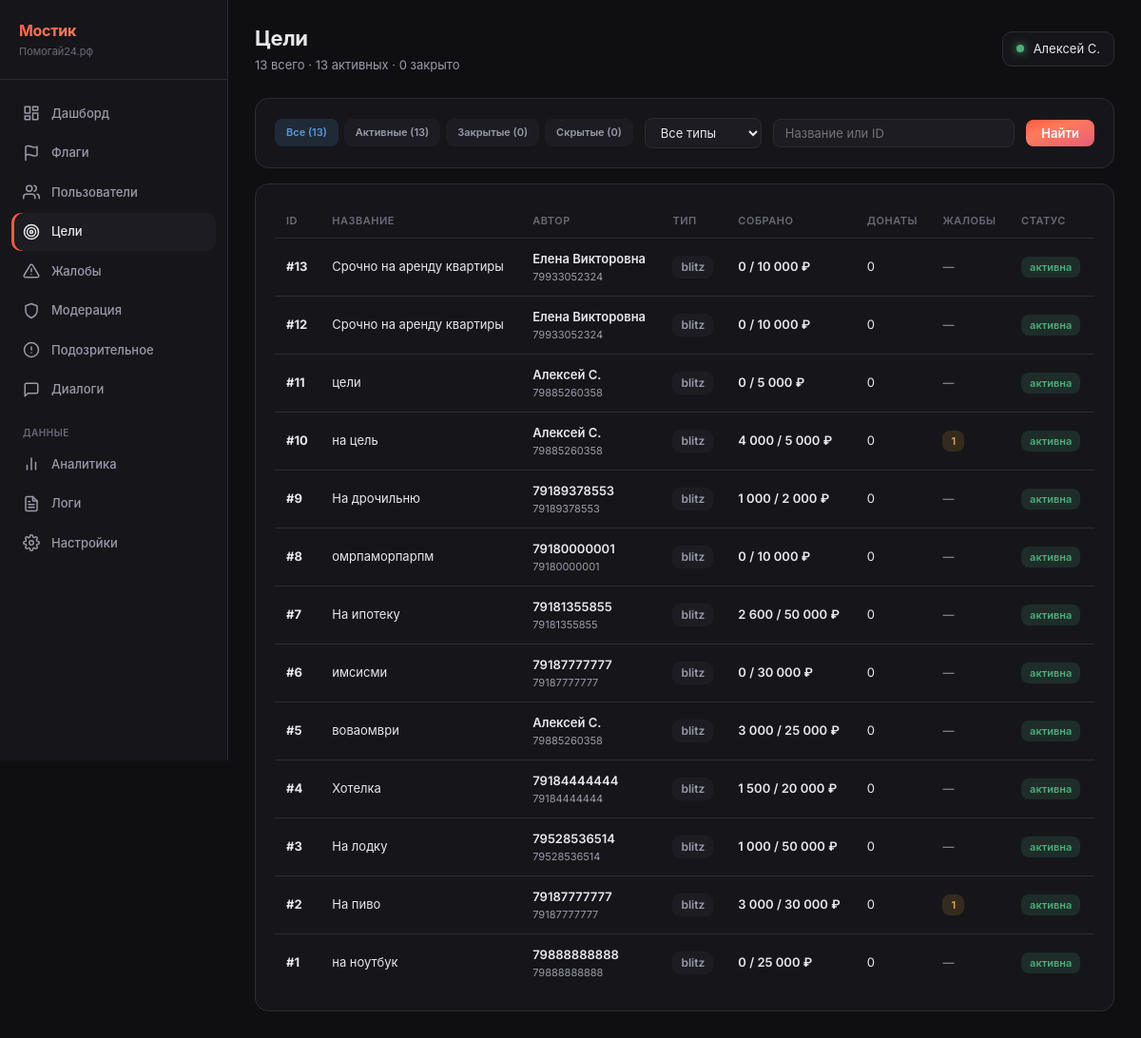
/_metrics/goals (signed in), run on an earlier commit of the app's database.
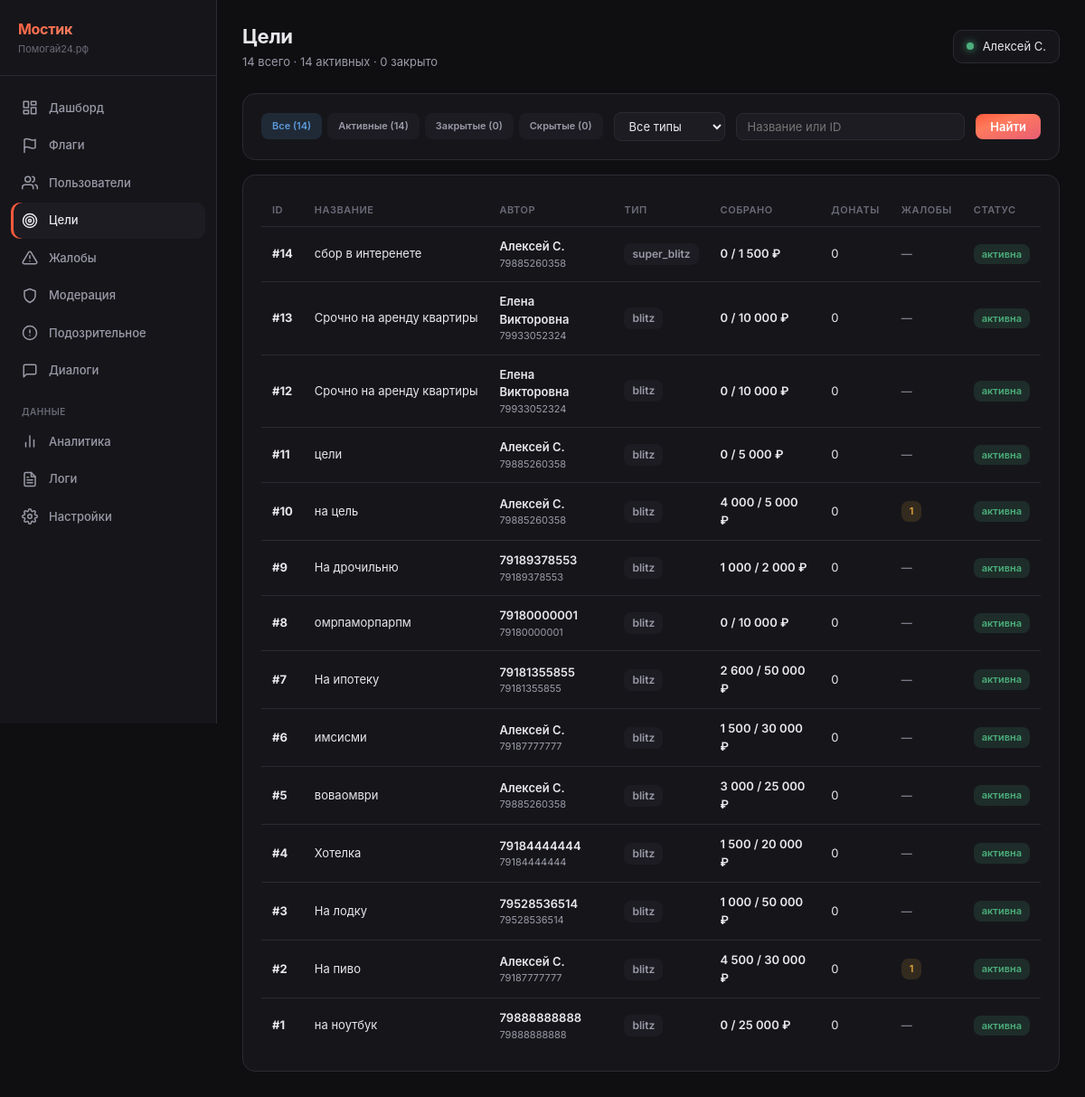
And on a later commit of the database.
### tables this page shows
CREATE TABLE "goals" (
        id INTEGER PRIMARY KEY AUTOINCREMENT,
        user_id INTEGER NOT NULL,
        type TEXT NOT NULL CHECK(type IN ('super_blitz','blitz','serious','urgent','group')),
        title TEXT NOT NULL,
        description TEXT NULL,
        photo_url TEXT NULL,
        amount_goal REAL NOT NULL,
        amount_collected REAL DEFAULT 0.00,
        ends_at TEXT NULL,
        status TEXT DEFAULT 'draft' CHECK(status IN ('draft','active','frozen','completed','failed','lightning_failed','hidden')),
        trial_ends_at TEXT NULL,
        subscription_active_until TEXT NULL,
        last_boosted_at TEXT NULL,
        is_lightning INTEGER DEFAULT 0,
        lightning_started_at TEXT NULL,
        moderation_status TEXT DEFAULT 'pending',
        completion_type TEXT DEFAULT 'organic',
        is_seed INTEGER DEFAULT 0,
        views_count INTEGER DEFAULT 0,
        views_24h INTEGER DEFAULT 0,
        donations_count INTEGER DEFAULT 0,
        donations_24h INTEGER DEFAULT 0,
        created_at TEXT DEFAULT (datetime('now')), photos TEXT,
        FOREIGN KEY (user_id) REFERENCES users(id)
    );

CREATE TABLE users (
            id INTEGER PRIMARY KEY AUTOINCREMENT,
            phone TEXT UNIQUE NOT NULL,
            password_hash TEXT NOT NULL,
            email TEXT NULL,
            name TEXT NULL,
            avatar_url TEXT NULL,
            max_id TEXT NULL,
            vk_id TEXT NULL,
            fcm_token TEXT NULL,
            onboarding_passed INTEGER DEFAULT 0,
            rating REAL DEFAULT 0.0,
            rating_level TEXT DEFAULT 'novice',
            confirmations_total INTEGER DEFAULT 0,
            confirmations_approved INTEGER DEFAULT 0,
            confirmations_ignored INTEGER DEFAULT 0,
            donation_streak INTEGER DEFAULT 0,
            goals_helped_close INTEGER DEFAULT 0,
            total_helped_amount REAL DEFAULT 0.00,
            priority_days INTEGER DEFAULT 0,
            circles_of_care INTEGER DEFAULT 0,
            interest_weights TEXT DEFAULT NULL,
            eternal_donation_config TEXT DEFAULT NULL,
            yellow_card_until TEXT NULL,
            is_banned INTEGER DEFAULT 0,
            created_at TEXT DEFAULT (datetime('now'))
        , xp INTEGER DEFAULT 0, xp_level TEXT DEFAULT 'novice', streak_days INTEGER DEFAULT 0, last_action_date TEXT, ip_registered TEXT, author_badge TEXT, trust_score INTEGER DEFAULT 50, trust_level TEXT DEFAULT 'guest', is_admin INTEGER DEFAULT 0, profile_completed INTEGER DEFAULT 0, identity_verified INTEGER DEFAULT 0, city TEXT, region_code TEXT, region_name TEXT, birth_date TEXT, onboarding_step INTEGER DEFAULT 0, identity_verified_at TEXT, identity_doc_path TEXT, identity_selfie_path TEXT);

### main.py (the view)
@app.route('/_metrics/goals')
@admin_required
def metrics_goals():
    user = get_current_user()
    db = get_db()
    search = request.args.get('search', '').strip()
    status_filter = request.args.get('status', 'all')
    type_filter = request.args.get('type', 'all')
    query = """
        SELECT g.*,
            COALESCE(u.name, u.phone) as author_name,
            u.phone as author_phone,
            (SELECT COUNT(*) FROM donations WHERE goal_id = g.id) as donations_count,
            (SELECT COUNT(*) FROM reports WHERE goal_id = g.id) as reports_count
        FROM goals g
        JOIN users u ON g.user_id = u.id
        WHERE 1=1
    """
    params = []
    if search:
        query += " AND (g.title LIKE ? OR CAST(g.id AS TEXT) = ?)"
        params.extend([f'%{search}%', search])
    if status_filter != 'all':
        query += " AND g.status = ?"
        params.append(status_filter)
    if type_filter != 'all':
        query += " AND g.type = ?"
        params.append(type_filter)
    query += " ORDER BY g.id DESC LIMIT 200"
    goals = db.execute(query, params).fetchall()
    counts_all = db.execute("SELECT COUNT(*) FROM goals").fetchone()[0]
    counts_active = db.execute("SELECT COUNT(*) FROM goals WHERE status = 'active'").fetchone()[0]
    counts_completed = db.execute("SELECT COUNT(*) FROM goals WHERE status = 'completed'").fetchone()[0]
    counts_hidden = db.execute("SELECT COUNT(*) FROM goals WHERE status = 'hidden'").fetchone()[0]
    counts = {
        'flags': db.execute("SELECT COUNT(*) FROM content_guard_log WHERE date(created_at) = date('now')").fetchone()[0],
        'reports': db.execute("SELECT COUNT(*) FROM reports WHERE date(created_at) = date('now')").fetchone()[0],
        'moderation': db.execute("SELECT COUNT(*) FROM goals WHERE moderation_status = 'pending'").fetchone()[0],
        'suspicious': db.execute("SELECT COUNT(*) FROM suspicious_activity WHERE status = 'new'").fetchone()[0],
        'dialogs': db.execute("SELECT COUNT(*) FROM admin_dialogs WHERE status = 'open'").fetchone()[0],
    }
    db.close()
    return render_template('_metrics/goals.html',
        user=user,
        active='goals',
        counts=counts,
        goals=goals,
        search=search,
        status_filter=status_filter,
        type_filter=type_filter,
        counts_all=counts_all,
        counts_active=counts_active,
        counts_completed=counts_completed,
        counts_hidden=counts_hidden,
    )

### main.py (called while the page is built)
def get_current_user():
    if 'user_id' in session:
        db = get_db()
        try:
            user = db.execute("SELECT * FROM users WHERE id = ?", (session['user_id'],)).fetchone()
            return user
        except:
            return None
        finally:
            db.close()
    return None

def admin_required(f):
    @wraps(f)
    def wrap(*args, **kwargs):
        user = get_current_user()
        if not user or not user['is_admin']:
            from flask import abort
            abort(404)
        return f(*args, **kwargs)
    return wrap

### models.py (called while the page is built)
def get_db():
    conn = sqlite3.connect(DATABASE, timeout=10)
    conn.row_factory = sqlite3.Row
    conn.execute("PRAGMA journal_mode=WAL")
    conn.execute("PRAGMA synchronous=NORMAL")
    conn.execute("PRAGMA busy_timeout=5000")
    conn.execute("PRAGMA foreign_keys = ON")
    return conn

### templates/_metrics/goals.html (shortened to what this page needs)
{% extends "_metrics/base.html" %}
{% block page_title %}Цели{% endblock %}
{% block page_subtitle %}{{ counts_all }} всего · {{ counts_active }} активных · {{ counts_completed }} закрыто{% endblock %}
{% block content %}
<div class="m-section" style="margin-bottom: 16px;">
    <form method="GET" style="display: flex; gap: 12px; align-items: center; flex-wrap: wrap;">
        <div style="display: flex; gap: 6px;">
            <a href="?status=all" class="m-badge {% if status_filter == 'all' %}info{% else %}muted{% endif %}" style="text-decoration: none; padding: 6px 12px;">Все ({{ counts_all }})</a>
            <a href="?status=active" class="m-badge {% if status_filter == 'active' %}success{% else %}muted{% endif %}" style="text-decoration: none; padding: 6px 12px;">Активные ({{ counts_active }})</a>
            <a href="?status=completed" class="m-badge {% if status_filter == 'completed' %}info{% else %}muted{% endif %}" style="text-decoration: none; padding: 6px 12px;">Закрытые ({{ counts_completed }})</a>
            <a href="?status=hidden" class="m-badge {% if status_filter == 'hidden' %}danger{% else %}muted{% endif %}" style="text-decoration: none; padding: 6px 12px;">Скрытые ({{ counts_hidden }})</a>
        </div>
        <select name="type" onchange="this.form.submit()" style="padding: 6px 12px; background: var(--m-bg-3); border: 1px solid var(--m-border); border-radius: 8px; color: var(--m-text); font-size: 13px; font-family: inherit;">
            <option value="all">Все типы</option>
        </select>
        <input type="text" name="search" value="{{ search }}" placeholder="Название или ID" style="padding: 6px 12px; background: var(--m-bg-3); border: 1px solid var(--m-border); border-radius: 8px; color: var(--m-text); font-size: 13px; font-family: inherit; flex: 1; min-width: 180px;">
        <button type="submit" style="padding: 6px 16px; background: var(--m-gradient); border: none; border-radius: 8px; color: white; font-size: 13px; font-weight: 600; font-family: inherit; cursor: pointer;">Найти</button>
    </form>
</div>
<div class="m-section">
    {% if goals %}
    <table class="m-table">
        <thead>
            <tr>
                <th>ID</th>
                <th>Название</th>
                <th>Автор</th>
                <th>Тип</th>
                <th>Собрано</th>
                <th>Донаты</th>
                <th>Жалобы</th>
                <th>Статус</th>
            </tr>
        </thead>
        <tbody>
            {% for g in goals %}
            <tr onclick="location.href='/_metrics/goals/{{ g.id }}'" style="cursor: pointer;">
                <td><strong>#{{ g.id }}</strong></td>
                <td style="max-width: 280px; overflow: hidden; text-overflow: ellipsis; white-space: nowrap;">{{ g.title }}</td>
                <td>
                    <div style="font-weight: 600;">{{ g.author_name }}</div>
                    <div class="muted" style="font-size: 11px;">{{ g.author_phone }}</div>
                </td>
                <td><span class="m-badge muted">{{ g.type }}</span></td>
                <td>
                    <div style="font-weight: 600;">{{ "{:,.0f}".format(g.amount_collected).replace(",", " ") }} / {{ "{:,.0f}".format(g.amount_goal).replace(",", " ") }} ₽</div>
                </td>
                <td>{{ g.donations_count }}</td>
                <td>
                    {% if g.reports_count > 0 %}
                        <span class="m-badge warning">{{ g.reports_count }}</span>
                    {% else %}<span class="muted">—</span>{% endif %}
                </td>
                <td>
                    {% if g.status == 'active' %}<span class="m-badge success">активна</span>
                    {% elif g.status == 'completed' %}<span class="m-badge info">закрыта</span>
                    {% elif g.status == 'hidden' %}<span class="m-badge danger">скрыта</span>
                    {% else %}<span class="m-badge muted">{{ g.status }}</span>{% endif %}
                </td>
            </tr>
            {% endfor %}
        </tbody>
    </table>
    {% else %}
    <div class="m-empty">Ничего не найдено.</div>
    {% endif %}
</div>
{% endblock %}

What changed in the data, as far as the page shows it:
added goals: id "14", title "сбор в интеренете", author_name "Алексей С.", author_phone "79885260358", type "super_blitz", amount_collected "0", amount_goal "1 500", donations_count "0", status "активна"
changed goals "имсисми": author_name "79187777777" → "Алексей С."; amount_collected "0" → "1 500"
changed goals "На пиво": author_name "79187777777" → "Алексей С."; amount_collected "3 000" → "4 500"
Also different on the page:
{{ counts_all }}: "13" → "14"
{{ counts_active }}: "13" → "14"
